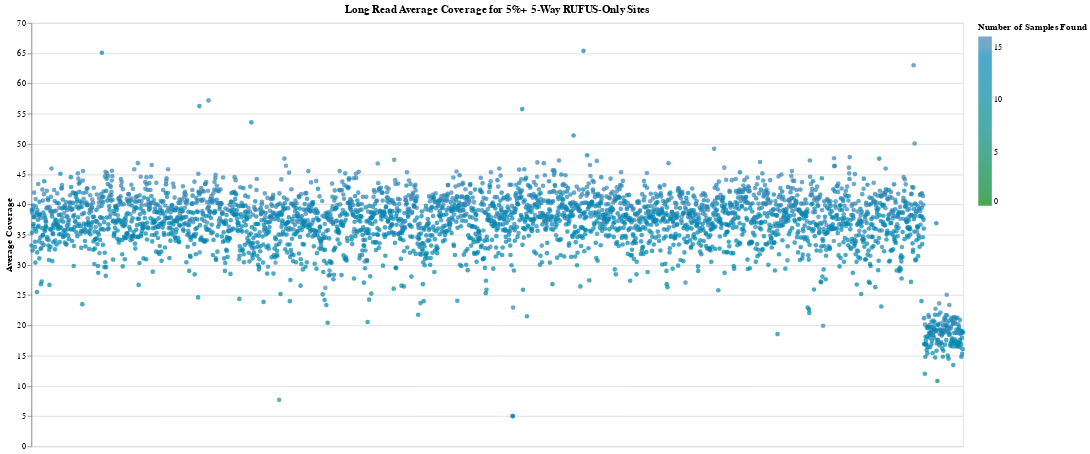

Notebook code for this chart:
### Code cell
# Load data from TSV file
data = pd.read_csv('/Users/genetics/Documents/code/altair/colo829/long_reads/variants_summary_5way.tsv', sep='\t')

# Filter data
filt = data[data['num_samples_found'] >= 8]  # Keep only variants found in at least N samples
print(data.__len__)
print(filt.__len__)

# Define color scale (adjust to your needs) 
color_scale = alt.Scale(
    domain=[0, 16],  # Adjust this range based on your data
    range=['green', 'steelblue']
)

# Create points with error bars
points = alt.Chart(data).mark_point(filled=True, size=30).encode(
    x=alt.X('variant_id:N', title='Variant ID', axis=None),
    y=alt.Y('avg_coverage:Q', title='Average Coverage'),
    color=alt.Color('num_samples_found:Q', scale=color_scale, legend=alt.Legend(title='Number of Samples Found')),
    tooltip=['variant_id', 'avg_coverage', 'stddev_coverage', 'num_samples_found']
)

error_bars = alt.Chart(data).mark_errorbar().encode(
    x=alt.X('variant_id:N'),
    y=alt.Y('avg_coverage:Q'),
    yError=alt.YError('stddev_coverage:Q')
)

# Combine layers
chart = points

chart = chart.properties(
    width=1100,
    height=500,
    title='Long Read Average Coverage for 5%+ 5-Way RUFUS-Only Sites'
)

chart

### Figure 1 — Vega-Lite specification as saved in the notebook (floating-point values rounded to 4 significant figures; data arrays with more than 128 entries replaced by an {"elided": "..."} marker saying what was removed)
{"config": {"view": {"continuousWidth": 300, "continuousHeight": 300}}, "data": {"name": "data-54d432dbab2b340e9ad9984c8d955a27"}, "mark": {"type": "point", "filled": true, "size": 30}, "encoding": {"color": {"field": "num_samples_found", "legend": {"title": "Number of Samples Found"}, "scale": {"domain": [0, 16], "range": ["green", "steelblue"]}, "type": "quantitative"}, "tooltip": [{"field": "variant_id", "type": "nominal"}, {"field": "avg_coverage", "type": "quantitative"}, {"field": "stddev_coverage", "type": "quantitative"}, {"field": "num_samples_found", "type": "quantitative"}], "x": {"axis": null, "field": "variant_id", "title": "Variant ID", "type": "nominal"}, "y": {"field": "avg_coverage", "title": "Average Coverage", "type": "quantitative"}}, "height": 500, "title": "Long Read Average Coverage for 5%+ 5-Way RUFUS-Only Sites", "width": 1100, "$schema": "https://vega.github.io/schema/vega-lite/v5.20.1.json", "datasets": {"data-54d432dbab2b340e9ad9984c8d955a27": {"elided": "3573 records"}}}
